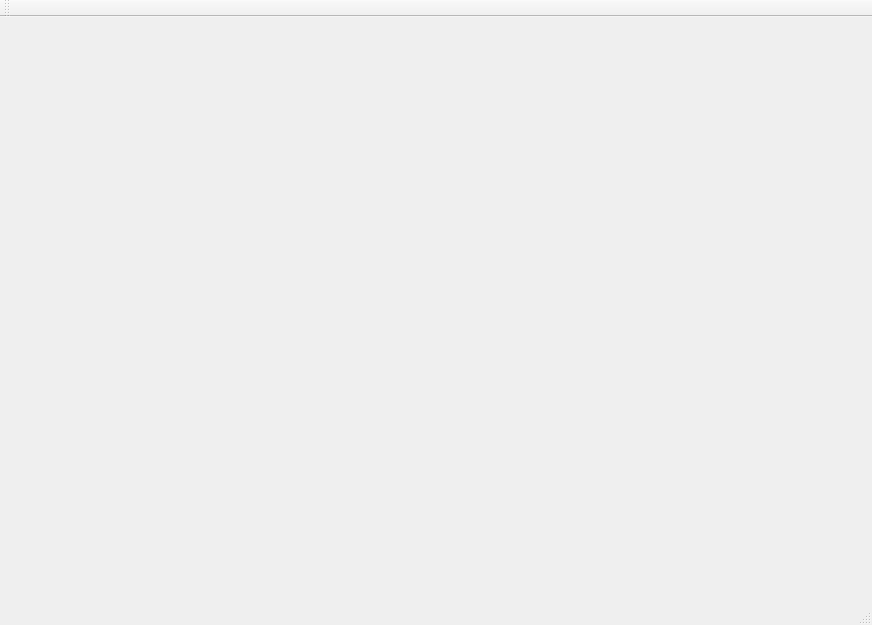
<?xml version="1.0" encoding="UTF-8"?>
<ui version="4.0">
 <class>MainWindow</class>
 <widget class="QMainWindow" name="MainWindow">
  <property name="geometry">
   <rect>
    <x>0</x>
    <y>0</y>
    <width>872</width>
    <height>625</height>
   </rect>
  </property>
  <property name="windowTitle">
   <string>MainWindow</string>
  </property>
  <widget class="QWidget" name="centralWidget"/>
  <widget class="QMenuBar" name="menuBar">
   <property name="geometry">
    <rect>
     <x>0</x>
     <y>0</y>
     <width>872</width>
     <height>26</height>
    </rect>
   </property>
  </widget>
  <widget class="QToolBar" name="mainToolBar">
   <attribute name="toolBarArea">
    <enum>TopToolBarArea</enum>
   </attribute>
   <attribute name="toolBarBreak">
    <bool>false</bool>
   </attribute>
  </widget>
  <widget class="QStatusBar" name="statusBar"/>
 </widget>
 <layoutdefault spacing="6" margin="11"/>
 <resources/>
 <connections/>
</ui>
